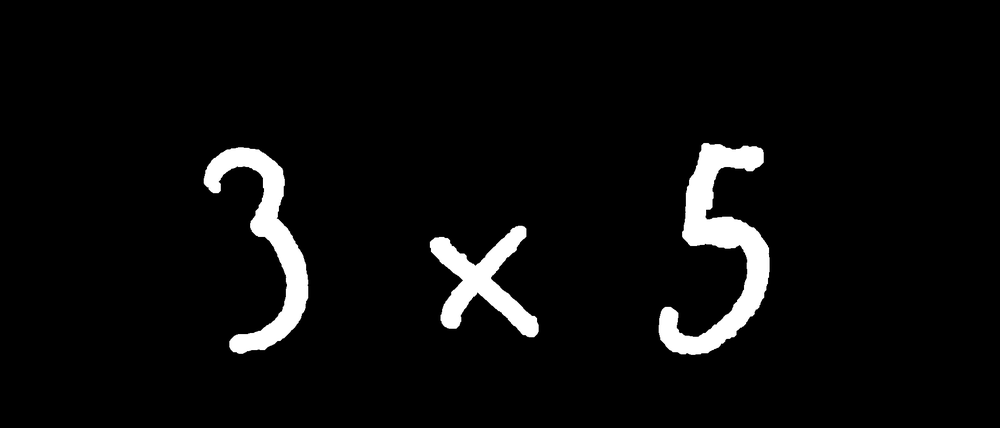
%> input picture functions/segmentation.png, 1000 x 428 px, shrunk from 1875 x 802 before the run
$ octave --eval "result = preprocess_function(imread('segmentation.png'));"   (GNU Octave 9; MATLAB toolbox functions it lacks are replaced by stand-ins)
%> lines starting %> are read from the running program, lines starting %| are printed output that depends on the picture; in (x1, y1, x2, y2) boxes, pixels count from 0 and x2, y2 are one past the last pixel; in counts of white or black regions, pixels touching at a corner belong together; the program's own positions count from 1
function image = preprocess_function(image)
    % Conversion to grayScale image
    grayImage = rgb2gray(image);
%> grayImage is the input picture: size 428x1000 uint8; min 0, max 255, mean 11.6
    % Conversion to binary image
    threshold = graythresh(grayImage);
%> threshold = 0.49
    binaryImage = ~imbinarize(grayImage,threshold);
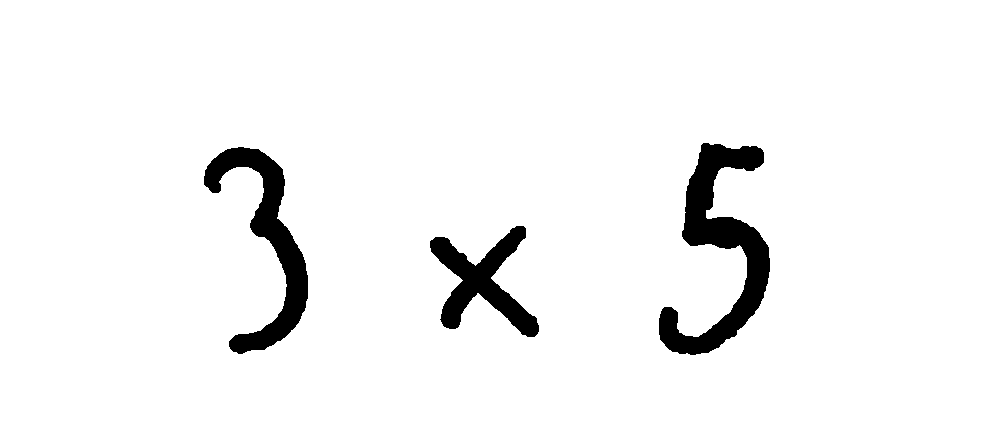
%> binaryImage: size 428x1000 logical; 95.5% white; 3 black regions, box (x1, y1, x2, y2) and area: (659, 143, 770, 355) 8458, (204, 147, 308, 354) 6393, (430, 226, 539, 337) 4614
    % Removes all object containing fewer than 30 pixels
    diskSE = strel('disk',9);
    moddedImage = bwareaopen(binaryImage,30);
    image = imdilate(moddedImage, diskSE);
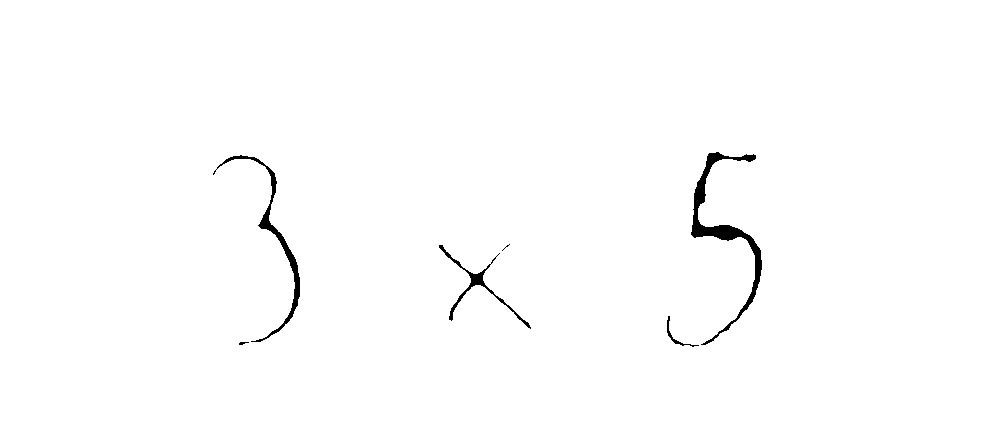
%> image: size 428x1000 logical; 99.1% white; 6 black regions (2 under 20 px), largest, box (x1, y1, x2, y2) and area: (691, 152, 762, 345) 1942, (213, 155, 300, 342) 1140, (439, 245, 531, 329) 591, (667, 316, 699, 347) 109
    imwrite(image,'binarized.png')
end
